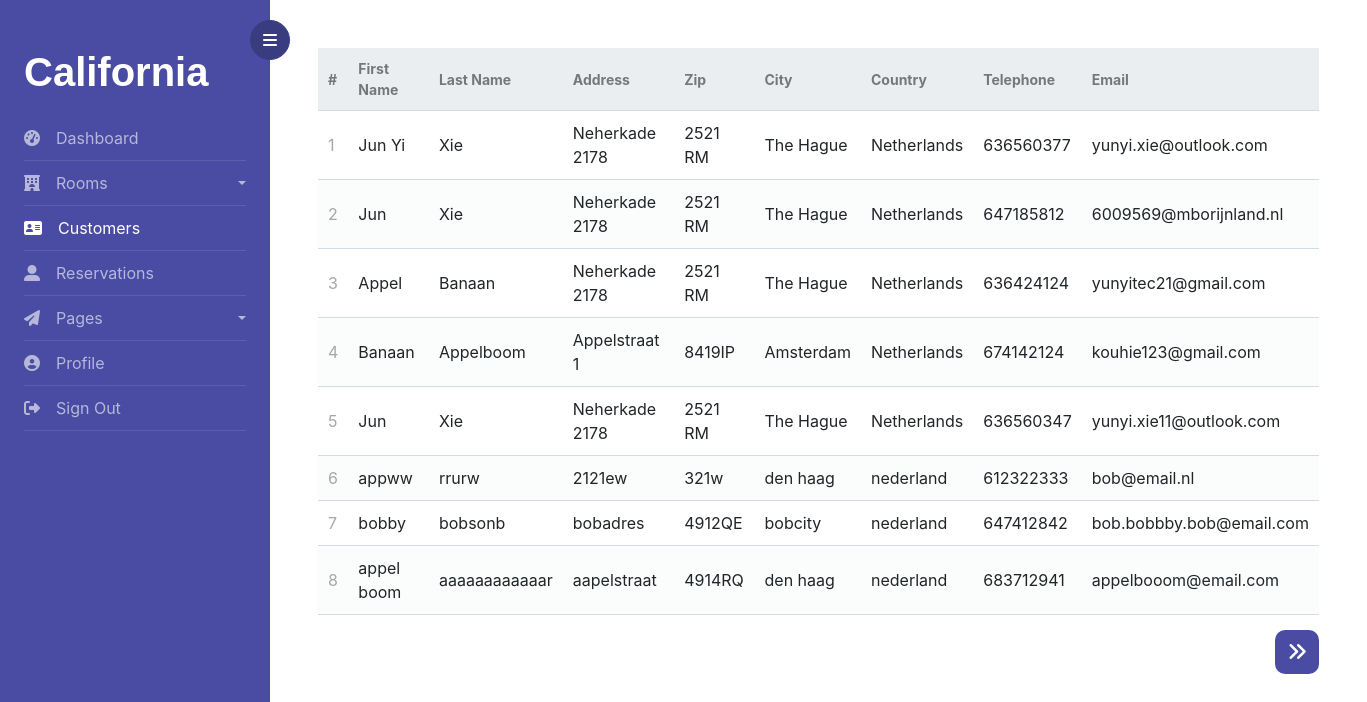
/customers.php (signed in), run on the app's committed database.
### tables this page shows
CREATE TABLE `customers` (
  `customer_id` int(11) NOT NULL,
  `customer_first_name` varchar(100) NOT NULL,
  `customer_last_name` varchar(100) NOT NULL,
  `customer_address` varchar(50) NOT NULL,
  `customer_zip_code` varchar(10) NOT NULL,
  `customer_city` varchar(150) NOT NULL,
  `customer_country` varchar(150) NOT NULL,
  `customer_telephone` int(11) NOT NULL,
  `customer_email` varchar(150) NOT NULL
);

### public/class.php (called while the page is built, shortened)
<?php
class Database
{
    protected $hostname;
    protected $username;
    protected $password;
    protected $dbname;
    private $charset = 'utf8mb4';
    public function __construct($host, $user, $pass, $db)
    {
        $this->hostname = $host;
        $this->username = $user;
        $this->password = $pass;
        $this->dbname = $db;
    }
    public function connect()
    {
        $dsn = "mysql:host=$this->hostname;dbname=$this->dbname;charset=$this->charset";
        $options = [
            PDO::ATTR_ERRMODE            => PDO::ERRMODE_EXCEPTION,
            PDO::ATTR_DEFAULT_FETCH_MODE => PDO::FETCH_ASSOC,
            PDO::ATTR_EMULATE_PREPARES   => false,
        ];
        try {
            $this->pdo = new PDO($dsn, $this->username, $this->password, $options);
        } catch (\PDOException $e) {
            throw new \PDOException($e->getMessage(), (int) $e->getCode());
        }
    }
}
$db = new Database('localhost','root','','hotelcalifornia');

### public/customers.php (the view, shortened to what this page needs)
<?php
require 'class.php';
$page = isset($_GET['page']) && is_numeric($_GET['page']) ? (int)$_GET['page'] : 1;
$records_per_page = 10;
$stmt = $db->pdo->prepare("SELECT * FROM customers ORDER BY customer_id LIMIT :current_page, :record_per_page");
$stmt->bindValue(':current_page', ($page-1)*$records_per_page, PDO::PARAM_INT);
$stmt->bindValue(':record_per_page', $records_per_page, PDO::PARAM_INT);
$stmt->execute();
$results = $stmt->fetchAll(PDO::FETCH_ASSOC);
$num_customers = $db->pdo->query("SELECT COUNT(*) FROM rooms")->fetchColumn();
?>
<!DOCTYPE html>
<html lang="en">
<head>
	<link rel="stylesheet" href="css/admin.css">
	<link rel="stylesheet" href="css/table.css">
	<link rel="stylesheet" href="https://stackpath.bootstrapcdn.com/bootstrap/4.5.0/css/bootstrap.min.css">
</head>
<body>
	<div class="wrapper d-flex align-items-stretch">
		<nav id="sidebar">
			<div class="custom-menu">
				<button type="button" id="sidebarCollapse" class="btn btn-primary"><i class="fa fa-bars"></i><span class="sr-only">Toggle Menu</span></button>
			</div>
			<div class="p-4 pt-5">
			  <h1><span class="logo">California</span></h1>
				<ul class="list-unstyled components">
					<li>
						<a href="dashboard.php"><span class="fas fa-tachometer-alt mr-3"></span>Dashboard</a>
		  			</li>
					<li>
					  	<a href="#submenuRooms" data-toggle="collapse" aria-expanded="false" class="dropdown-toggle"><span class="fas fa-hotel mr-3"></span>Rooms</a>
					</li>
		  			<li class="active">
		  				<a href="customers.php?page=1"><span class="fas fa-address-card mr-3"></span>Customers</a>
					</li>
		  			<li>
		  				<a href="reservations.php?page=1"><span class="fas fa-user-alt mr-3"></span>Reservations</a>
		  			</li>
					<li>
					  	<a href="#submenuPages" data-toggle="collapse" aria-expanded="false" class="dropdown-toggle"><i class="fa fa-paper-plane mr-3"></i>Pages</a>
					</li>
					<li>
						<a href="profile.php"><i class="fas fa-user-circle mr-3"></i>Profile</a>
					</li>
					<li>
						<a href="signout.php"><i class="fas fa-sign-out-alt mr-3"></i>Sign Out</a>
					</li>
				</ul>
	  		</div>
		</nav>
  		<div id="content" class="p-4 p-md-5 pt-5">
			<table>
				<thead>
					<tr>
						<td>#</td>
						<td>First Name</td>
						<td>Last Name</td>
						<td>Address</td>
						<td>Zip</td>
						<td>City</td>
						<td>Country</td>
						<td>Telephone</td>
						<td>Email</td>
					</tr>
				</thead>
				<tbody>
					<?php foreach ($results as $customer): ?>
					<tr>
						<td><?=$customer['customer_id']?></td>
						<td><?=$customer['customer_first_name']?></td>
						<td><?=$customer['customer_last_name']?></td>
						<td><?=$customer['customer_address']?></td>
						<td><?=$customer['customer_zip_code']?></td>
						<td><?=$customer['customer_city']?></td>
						<td><?=$customer['customer_country']?></td>
						<td><?=$customer['customer_telephone']?></td>
						<td><?=$customer['customer_email']?></td>
					</tr>
					<?php endforeach;?>
				</tbody>
			</table>
			<div class="page">
				<?php if ($page*$records_per_page < $num_customers): ?>
				<a class="right" href="customers.php?page=<?=$page+1?>"><i class="fas fa-angle-double-right"></i></a>
				<?php endif; ?>
			</div>
		</div>
	</div>
</body>
</html>

### public/css/admin.css (style rules this page uses)
* { padding: 0; margin: 0; }
body { font-family: "Poppins", Arial, sans-serif; font-size: 16px; line-height: 1.8; font-weight: normal; background: #fafafa; color: gray; }
a { -webkit-transition: 0.3s all ease; -o-transition: 0.3s all ease; transition: 0.3s all ease; color: #494ca2; }
button { -webkit-transition: 0.3s all ease; -o-transition: 0.3s all ease; transition: 0.3s all ease; }
h1, h2, h3, h4, h5, .h1, .h2, .h3, .h4, .h5 { line-height: 1.5; font-weight: 700; font-family: "Poppins", Arial, sans-serif; color: #000; }
.wrapper { width: 100%; }
#sidebar { min-width: 270px; max-width: 270px; background: #494ca2; color: #fff; -webkit-transition: all 0.3s; -o-transition: all 0.3s; transition: all 0.3s; position: relative; }
#sidebar h1 { margin-bottom: 20px; font-weight: 700; }
#sidebar h1 .logo { color: #fff; }
#sidebar ul.components { padding: 0; }
#sidebar ul li { font-size: 16px; }
#sidebar ul li a { padding: 10px 0; display: block; color: rgba(255, 255, 255, 0.6); border-bottom: 1px solid rgba(255, 255, 255, 0.1); }
#sidebar ul li.active > a { background: transparent; color: #fff; }
#sidebar .custom-menu { display: inline-block; position: absolute; top: 20px; right: 0; margin-right: -20px; -webkit-transition: 0.3s; -o-transition: 0.3s; transition: 0.3s; }
#sidebar .custom-menu .btn { width: 40px; height: 40px; border-radius: 50%; }
#sidebar .custom-menu .btn.btn-primary { background: #393c7f; border-color: #393c7f; }
.dropdown-toggle::after { display: block; position: absolute; top: 50%; right: 0; -webkit-transform: translateY(-50%); -ms-transform: translateY(-50%); transform: translateY(-50%); }
.dropdown-toggle::after { display: inline-block; margin-left: 0.255em; vertical-align: 0.255em; content: ""; border-top: 0.3em solid; border-right: 0.3em solid transparent; border-bottom: 0; border-left: 0.3em solid transparent; }
a[data-toggle="collapse"] { position: relative; }
#content { width: 100%; padding: 0; min-height: 100vh; -webkit-transition: all 0.3s; -o-transition: all 0.3s; transition: all 0.3s; }

### public/css/table.css (style rules this page uses)
table { width: 100%; padding-top: 30px; border-collapse: collapse; }
table thead { background-color: #ebeef1; border-bottom: 1px solid #d3dae0; }
table thead td { padding: 10px; font-weight: bold; color: #767779; font-size: 14px; }
table tbody tr { border-bottom: 1px solid #d3dae0; }
table tbody tr:nth-child(even) { background-color: #fbfcfc; }
table tbody tr td { padding: 10px; }
table tbody tr td:nth-child(1) { color: #a5a7a9; }
.page a { color: #fff; text-decoration: none; border-radius: 10px; padding: 5px 10px; margin-top: 15px; font-size: 20px; background-color: #494ca2; border: solid 2px transparent; }
.page a.right { float:right; }

### data on the page
customers: customer_id "1", customer_first_name "Jun Yi", customer_last_name "Xie", customer_address "Neherkade 2178", customer_zip_code "2521 RM", customer_city "The Hague", customer_country "Netherlands", customer_telephone "636560377", customer_email "yunyi.xie@outlook.com"
customers: customer_id "2", customer_first_name "Jun", customer_last_name "Xie", customer_address "Neherkade 2178", customer_zip_code "2521 RM", customer_city "The Hague", customer_country "Netherlands", customer_telephone "647185812", customer_email "6009569@mborijnland.nl"
customers: customer_id "3", customer_first_name "Appel", customer_last_name "Banaan", customer_address "Neherkade 2178", customer_zip_code "2521 RM", customer_city "The Hague", customer_country "Netherlands", customer_telephone "636424124", customer_email "yunyitec21@gmail.com"
customers: customer_id "4", customer_first_name "Banaan", customer_last_name "Appelboom", customer_address "Appelstraat 1", customer_zip_code "8419IP", customer_city "Amsterdam", customer_country "Netherlands", customer_telephone "674142124", customer_email "kouhie123@gmail.com"
customers: customer_id "5", customer_first_name "Jun", customer_last_name "Xie", customer_address "Neherkade 2178", customer_zip_code "2521 RM", customer_city "The Hague", customer_country "Netherlands", customer_telephone "636560347", customer_email "yunyi.xie11@outlook.com"
customers: customer_id "6", customer_first_name "appww", customer_last_name "rrurw", customer_address "2121ew", customer_zip_code "321w", customer_city "den haag", customer_country "nederland", customer_telephone "612322333", customer_email "bob@email.nl"
customers: customer_id "7", customer_first_name "bobby", customer_last_name "bobsonb", customer_address "bobadres", customer_zip_code "4912QE", customer_city "bobcity", customer_country "nederland", customer_telephone "647412842", customer_email "bob.bobbby.bob@email.com"
customers: customer_id "8", customer_first_name "appel boom", customer_last_name "aaaaaaaaaaaar", customer_address "aapelstraat", customer_zip_code "4914RQ", customer_city "den haag", customer_country "nederland", customer_telephone "683712941", customer_email "appelbooom@email.com"
